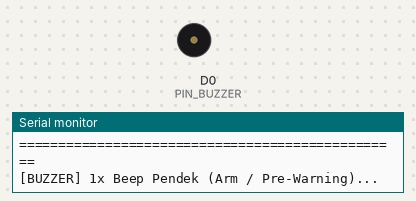
Bench run of a sketch on a simulated ESP8266 (NodeMCU). Parts: buzzer (waves = sounding, pin HIGH), the last lines printed to the serial monitor.

Above: at 1.9 s.
At 14.25 s:
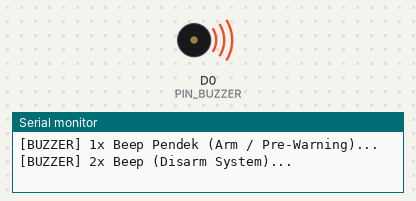
Timing chart, 0 to 16.0 s (numbered marks = the images above):
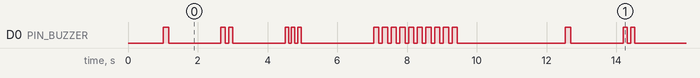

The sketch:

TEST_BUZZER.ino
```cpp
// =============================================================================
// SKETCH DIAGNOSTIK & PENGUJIAN MANDIRI: BUZZER ALARM (NODEMCU ESP8266)
// =============================================================================
// Gunakan sketch ini untuk menguji secara fisik apakah Buzzer Anda berbunyi nyaring.
//
// SKEMA SAMBUNGAN LANGSUNG (100% TANPA RESISTOR & TANPA TRANSISTOR EKSTERNAL):
// A. Jika menggunakan MODUL BUZZER 3-PIN:
//    - Pin VCC (atau +)   ---> Pin VIN (5V) NodeMCU
//    - Pin GND (atau -)   ---> Pin GND NodeMCU
//    - Pin I/O (atau SIG) ---> Pin D0 (GPIO16) NodeMCU
//
// B. Jika menggunakan BUZZER 2-KAKI BIASA:
//    - Kaki Positif (+)   ---> Pin D0 (GPIO16) NodeMCU
//    - Kaki Negatif (-)   ---> Pin GND NodeMCU
// =============================================================================

#define PIN_BUZZER D0 // GPIO16

void beep(uint16_t durationMs) {
    digitalWrite(PIN_BUZZER, HIGH);
    delay(durationMs);
    digitalWrite(PIN_BUZZER, LOW);
}

void setup() {
    Serial.begin(115200);
    delay(1000);

    Serial.println();
    Serial.println(F("================================================="));
    Serial.println(F("     UJI COBA MANDIRI SUARA BUZZER 5V ALARM     "));
    Serial.println(F("================================================="));

    pinMode(PIN_BUZZER, OUTPUT);
    digitalWrite(PIN_BUZZER, LOW);
}

void loop() {
    // 1. Pola 1 Beep Pendek (Arm Chirp / Pre-Warning)
    Serial.println(F("[BUZZER] 1x Beep Pendek (Arm / Pre-Warning)..."));
    beep(150);
    delay(1500);

    // 2. Pola 2 Beep (Disarm Chirp)
    Serial.println(F("[BUZZER] 2x Beep (Disarm System)..."));
    beep(120);
    delay(100);
    beep(120);
    delay(1500);

    // 3. Pola 3 Beep (Cari Motor / Locator)
    Serial.println(F("[BUZZER] 3x Beep (Cari Motor / Locator)..."));
    for (int i = 0; i < 3; i++) {
        beep(100);
        delay(80);
    }
    delay(2000);

    // 4. Pola Sirene Darurat Pencurian (Alarm 3 Detik)
    Serial.println(F("[BUZZER] >>> SIRENE DARURAT PENCURIAN (3 DETIK) <<<"));
    for (int i = 0; i < 10; i++) {
        digitalWrite(PIN_BUZZER, HIGH);
        delay(150);
        digitalWrite(PIN_BUZZER, LOW);
        delay(100);
    }
    delay(3000);
}
```

Measured:
- by itself, D0 (PIN_BUZZER): moves between LOW and HIGH, repeating every 11.5 s
- by itself, everything shown: repeats every 11.5 s, in 16 steps
